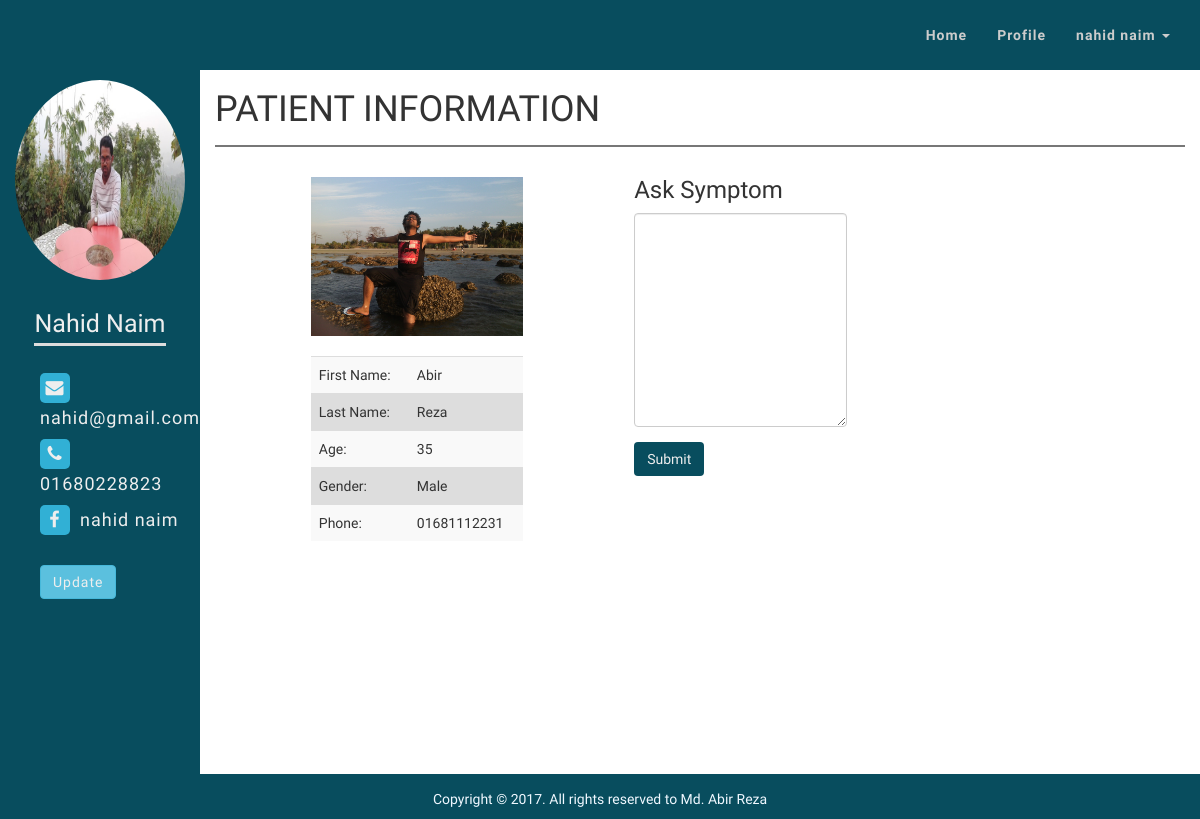
Page /assistant/ask_symptom.php?p_id=1 (signed in) on the committed database.
### tables this page shows
CREATE TABLE `assistant` (
  `id` int(11) NOT NULL,
  `first_name` varchar(191) NOT NULL,
  `last_name` varchar(191) NOT NULL,
  `email` varchar(191) NOT NULL,
  `password` varchar(191) NOT NULL,
  `phone` varchar(191) NOT NULL,
  `assistant_image` varchar(255) NOT NULL,
  `facebook_id` varchar(255) NOT NULL
);

CREATE TABLE `patients` (
  `id` int(11) NOT NULL,
  `first_name` varchar(255) NOT NULL,
  `last_name` varchar(255) NOT NULL,
  `age` int(11) NOT NULL,
  `gender` varchar(255) NOT NULL,
  `email` varchar(255) NOT NULL,
  `password` varchar(255) NOT NULL,
  `phone` varchar(255) NOT NULL,
  `patient_image` text NOT NULL
);

### assistant/ask_symptom.php (the view, shortened to what this page needs)
<?php include "assistant_header.php"?>
<?php include "assistant_menu.php"?>
    <section class="body_content container-fluid">
        <div class="row">
            <div class="col-sm-4 col-md-3 col-lg-2">
                <?php include "left_sidebar.php"?>
            </div>
            <div class="col-sm-8 col-md-9 col-lg-10">
                <div class="history">
                    <h1 class="text-uppercase">Patient Information</h1>
                    <?php
                        if (isset($_GET['p_id'])){
                            $p_id = $_GET['p_id'];
                            $query = "SELECT * FROM patients WHERE id = {$p_id}";
                            $select_patient_query = mysqli_query($connection,$query);
                            while($row = mysqli_fetch_assoc($select_patient_query)){
                                $first_name = $row['first_name'];
                                $last_name = $row['last_name'];
                                $age = $row['age'];
                                $gender = $row['gender'];
                                $phone = $row['phone'];
                                $patient_image = $row['patient_image'];
                            }
                        ?>
                    <div class="col-sm-offset-1 col-sm-3 col-md-3 assistant-info">
                        <br>
                        <img src="/pis/patients/images/<?php echo $patient_image;?>" alt="image" class="img-responsive">
                        <br>
                        <table class="table table-responsive table-striped table-hover">
                            <tr>
                                <td>First Name:</td>
                                <td class="text-capitalize"><?php echo $first_name; ?></td>
                            </tr>
                            <tr>
                                <td>Last Name:</td>
                                <td class="text-capitalize"><?php echo $last_name; ?></td>
                            </tr>
                            <tr>
                                <td>Age:</td>
                                <td class="text-capitalize"><?php echo $age; ?></td>
                            </tr>
                            <tr>
                                <td>Gender:</td>
                                <td class="text-capitalize"><?php echo $gender; ?></td>
                            </tr>
                            <tr>
                                <td>Phone:</td>
                                <td><?php echo $phone ?></td>
                            </tr>
                        </table>
                        <?php }?>
                    </div>
                    <div class="col-sm-1"></div>
                    <div class="col-sm-3 col-md-3">
                        <div class="ask_symptom">
                            <h3>Ask Symptom</h3>
                            <form action="ask_symptom.php?p_id=<?php echo $p_id ?>" method="post" enctype="multipart/form-data">
                                <div class="form-group">
                                    <textarea name="symptom" id="" cols="30" rows="10" class="form-control"></textarea>
                                </div>
                                <div class="form-group">
                                    <input type="submit" class="btn btn-custom" name="submit" value="Submit">
                                </div>
                            </form>
                        </div>
                    </div>
                </div>
            </div>
        </div>
    </section>
<?php include "assistant_footer.php"?>

### assistant/assistant_menu.php (shortened to what this page needs)
<nav class="navbar navbar-default">
    <div class="container-fluid">
        <div class="collapse navbar-collapse" id=mynav>
            <ul class="nav navbar-nav navbar-right custom-menu">
                <li><a href="index.php">Home</a></li>
                <li><a href="assistant_update.php">Profile</a></li>
                <li class="dropdown">
                    <a href="#" class="dropdown-toggle" data-toggle="dropdown" role="button" aria-haspopup="true" aria-expanded="false">
                        <?php
                            if(isset($_SESSION['id'])){
                                $query = "SELECT * FROM assistant WHERE id = {$_SESSION['id']}";
                                $select_user_query = mysqli_query($connection,$query);
                                while($row = mysqli_fetch_assoc($select_user_query)){
                                    $first_name = $row['first_name'];
                                    $last_name = $row['last_name'];
                                }
                                echo $first_name. " ". $last_name;
                            }
                        ?>
                        <span class="caret"></span>
                    </a>
                </li>
            </ul>
        </div>
    </div>
</nav>

### assistant/left_sidebar.php (shortened to what this page needs)
<div class="left-sidebar ">
    <div class="widget profile-picture">
        <?php
            $id = $_SESSION['id'];
            $query = "SELECT * FROM assistant WHERE id = {$id}";
            $select_assistant_query = mysqli_query($connection,$query);
            while($row = mysqli_fetch_assoc($select_assistant_query)){
                $id = $row['id'];
                $first_name = $row['first_name'];
                $last_name = $row['last_name'];
                $email = $row['email'];
                $phone = $row['phone'];
                $assistant_image = $row['assistant_image'];
                $facebook_id = $row['facebook_id'];
            }
        ?>
        <?php
        echo "<p class='text-center'><img src='images/$assistant_image' class='img-responsive' alt='assistant_image'></p>";
        ?>
        <h3 class="text-capitalize"><span><?php echo $first_name ." ". $last_name;?></span></h3>
    </div>
    <div class="widget profile-info">
        <p><a href=""><span><i class="fa fa-envelope"></i></span><?php echo $email;?></a></p>
        <p class="text-capitalize"><span><i class="fa fa-phone"></i></span><?php echo $phone;?></p>
        <p><a href="https://www.facebook.com/nirjhor.abir?ref=br_rs"><span><i class="fa fa-facebook"></i></span><?php echo $facebook_id;?></a></p>
        <br>
        <p class=""><a href='assistant_update.php?a_id=<?php echo $id ?>' class='btn btn-info'>Update</a></p>
    </div>
</div>

### css/style.css (style rules this page uses)
body { margin: 0; padding: 0; font-family: 'Oxygen', sans-serif; }
.btn-custom { background: #084d5e; color: #eee; }
.navbar { margin-bottom: 0; border: none; border-radius: 0; }
.navbar, .navbar-default { background: #084d5e; min-height: 70px; }
.navbar-default .navbar-nav > li > a { color: #ccc; font-weight: bold; letter-spacing: 1px; }
.custom-menu { margin-top: 10px; }
.body_content { min-height: 88vh; }
.left-sidebar { background: #084d5e; min-height: 88vh; color: #eee; margin-left: -15px; margin-right: -15px; }
.widget { padding: 5px 15px; margin: 0 auto; }
.widget img { width: 200px; height: 200px; border-radius: 100%; margin: 0 auto; }
.widget p { margin: 5px 0; line-height: 1.7; letter-spacing: 1px; }
.widget h3 { color: #eee; text-align: center; font-size: 25px; padding: 10px 0; }
.widget h3 span { padding-bottom: 5px; border-bottom: 3px solid #ddd; }
.profile-info p,.serial-id p { margin-left: 25px; font-size: 18px; }
.profile-info p a { color: #eee; }
.profile-info p span { margin-right: 10px; }
.profile-info p span i { background: #31B0D5; width: 30px; height: 30px; text-align: center; line-height: 30px; border-radius: 5px; }
.history h1 { padding-bottom: 15px; border-bottom: 2px solid #777; }
.table-striped > tbody > tr:nth-child(even) > td, .table-striped > tbody > tr:nth-child(even) > th { background-color: #DDD; }

### rows in the picture
assistant: first_name "nahid", last_name "naim", assistant_image (picture), first_name "Nahid", last_name "Naim", email "nahid@gmail.com", phone "01680228823", facebook "nahid naim"
patients: patient_image (picture), first_name "Abir", last_name "Reza", age "35", gender "Male", phone "01681112231"
